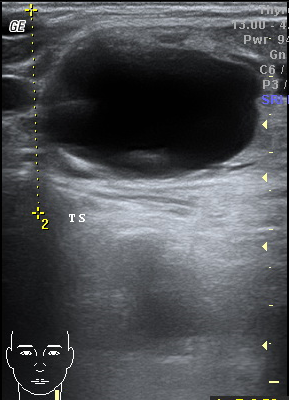
%> input picture Task2_ImageEnhance/img_3.png, 289 x 400 px
$ octave A2_main.m   (GNU Octave 9; MATLAB toolbox functions it lacks are replaced by stand-ins)
%> lines starting %> are read from the running program, lines starting %| are printed output that depends on the picture; in (x1, y1, x2, y2) boxes, pixels count from 0 and x2, y2 are one past the last pixel; in counts of white or black regions, pixels touching at a corner belong together; the program's own positions count from 1
### Task2_ImageEnhance/MatlabFile/imageRestoration.m
% Image Enhancement
% By: Susaf N.A
% Computer Vision Class
% February 2020 MTI UGM

function [out_img] = imageRestoration(in_img,mask,fsize,type,n)
%imageRestoration function: generating restored image using median filter
%  -Usage-
%	[out_img]: imageRestoration(in_img,mask,fsize,type,n)
%
%  -Inputs-
%	 in_img: original masked image (double RGB channel)
%    mask: masked area/region of interest (binary)
%    fsize: size of median filter (odd)
%    n: number of filter loop (int>0)
%  -Outputs-
%    out_Wiener:
%Author: Susaf Noor Azhar, University of Gadjah Mada

% error check
if n<1
    n = 1;
end
if ~mod(fsize,2)
    fsize = fsize+1;
end

% separating RGB channel
RC = in_img(:, :, 1);
GC = in_img(:, :, 2);
BC = in_img(:, :, 3);

% creating median filter
mid = (fsize+1)/2;
mf = ones(fsize,fsize);

if type == 0
    mf(mid,mid) = 0; %zero at center value
    mf = mf/(fsize*fsize-1);
else
    mf(mid,mid) = type; %any value
    mf = mf/(fsize*fsize-1+type); %one at center value
end

% filtering loop
for i=1:n
    % filtering image at Region of Interest (ROI) using roifit
    RC = roifilt2(mf, RC, mask);
    GC = roifilt2(mf, GC, mask);
    BC = roifilt2(mf, BC, mask);
end

% output
out_img = cat(3, RC, GC, BC);

end

### Task2_ImageEnhance/MatlabFile/A2_main.m
% Image Enhancement
% By: Susaf N.A
% Computer Vision Class
% February 2020 MTI UGM

%% Inizialization and data acquisition
clc; %clearing command window
clear all; close all;  %clear all variable and close all window
fontSize = 30; %label font size

% load image name with the extention type
%filename = 'img_1.png';
%filename = 'img_2.png';
filename = 'img_3.png';

% Read in indexed image.
[imgOri, storedColorMap] = imread(filename);
%> imgOri is the input picture: size 400x289x3 uint8; mean R, G, B 75.6, 77.6, 81.2
%> storedColorMap = []
[rows, columns, numberOfColorChannels] = size(imgOri);
%> rows = 400; columns = 289; numberOfColorChannels = 3

% Checking if RGB indexed or not
if numberOfColorChannels <3
    % Convert to RGB image by appying the colormap
    iRGB_Ori = ind2rgb(imgOri, storedColorMap);
else
    % Use original if already indexed
    iRGB_Ori = imgOri;
end

%% Data preprocessing

% separating by channel
% Extract the individual red, green, and blue color channels.
% int type
iRC_Ori = iRGB_Ori(:, :, 1); %integer Red Channel - Original value
iGC_Ori = iRGB_Ori(:, :, 2); %integer Green Channel - Original value
iBC_Ori = iRGB_Ori(:, :, 3); %integer Blue Channel - Original value

% double type
dRGB_Ori = im2double(iRGB_Ori);
dRC_Ori = dRGB_Ori(:,:,1); %double Red Channel - Original value
dGC_Ori = dRGB_Ori(:,:,2); %double Green Channel - Original value
dBC_Ori = dRGB_Ori(:,:,3); %double Blue Channel - Original value

%% Image Filtering
vf = [-1 2 -1; -1 2 -1; -1 2 -1]; %vertical filter
hf = [-1 -1 -1; 2 2 2; -1 -1 -1]; %horizontal filter

% vertical lines detection
dRC_vline = filter2(vf, dRC_Ori); %double Red Channel - vertical line
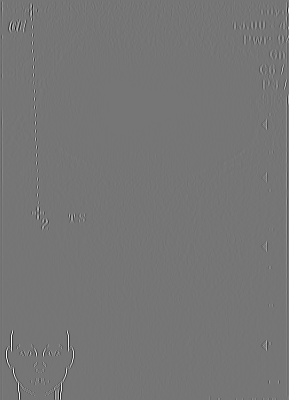
%> dRC_vline: size 400x289 double; min -4.93, max 5.72, mean 0.000325; drawn with min black and max white
dGC_vline = filter2(vf, dGC_Ori);
dBC_vline = filter2(vf, dBC_Ori);
% horizontal lines detection
dRC_hline = filter2(hf, dRC_Ori); %double Red Channel - horizontal line
dGC_hline = filter2(hf, dGC_Ori);
dBC_hline = filter2(hf, dBC_Ori);

%% Creating Mask
% color treshold mask by calculate the value difference between channel
iRGC_diff = abs(int16(iRGB_Ori(:,:,1)) - int16(iRGB_Ori(:,:,2))); %integer Red-Green Channel - difference value
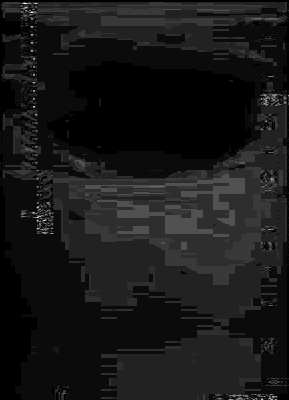
%> iRGC_diff: size 400x289 int16; min 0, max 22, mean 2.1; drawn with min black and max white
iRBC_diff = abs(int16(iRGB_Ori(:,:,1)) - int16(iRGB_Ori(:,:,3))); %integer Red-Blue Channel - difference value
iGBC_diff = abs(int16(iRGB_Ori(:,:,2)) - int16(iRGB_Ori(:,:,3))); %integer Green-Blue Channel - difference value
% detecting coloured (>30) and grayish pixel (<30)
mask_color = (iRGC_diff>20) | (iRBC_diff>30) | (iGBC_diff>20);
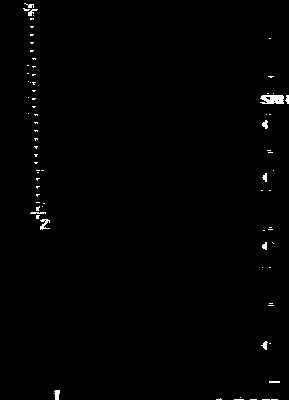
%> mask_color: size 400x289 logical; 0.73% white; 76 white regions (64 under 20 px), largest, box (x1, y1, x2, y2) and area: (260, 95, 284, 104) 181, (40, 219, 50, 230) 57, (54, 390, 60, 400) 46
% detecting bright pixel (>200)
mask_bright = iRC_Ori>=200 & iGC_Ori>=200 & iBC_Ori>= 200;
%> mask_bright: size 400x289 logical; 0.76% white in thin lines or dots
% merge two mask
mask_color = mask_color | mask_bright;
%> mask_color: size 400x289 logical; 1.5% white in thin lines or dots

% line treshold mask
mask_line = (dRC_vline>0.4) | (dGC_vline>0.4) | (dBC_vline>0.4);
%> mask_line: size 400x289 logical; 1.6% white in thin lines or dots
mask_hline = (dRC_hline>0.5) | (dGC_hline>0.5) | (dBC_hline>0.5);
%> mask_hline: size 400x289 logical; 2% white in thin lines or dots
mask_line = mask_line | mask_hline;
%> mask_line: size 400x289 logical; 3.3% white in thin lines or dots
mask_all = mask_line | mask_color; %merge all mask
%> mask_all: size 400x289 logical; 3.8% white in thin lines or dots

% increase masked area
m = [1 1 1; 1 1 1; 1 1 1]/9; %median value
nmask = filter2(m, mask_all);
mask_all = nmask>0.2;
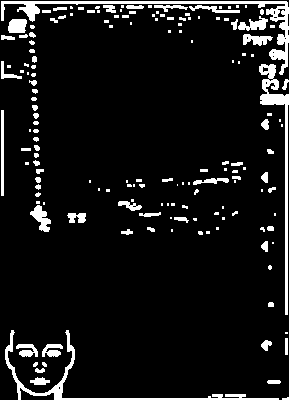
%> mask_all: size 400x289 logical; 8.4% white; 161 white regions (88 under 20 px), largest, box (x1, y1, x2, y2) and area: (1, 1, 289, 75) 1824, (5, 330, 279, 400) 1300, (259, 64, 289, 315) 1260

%% Image Masking
imgRC_masked = dRC_Ori.*mask_all;
imgGC_masked = dGC_Ori.*mask_all;
imgBC_masked = dBC_Ori.*mask_all;
imgMasked = cat(3, imgRC_masked, imgGC_masked, imgBC_masked); %masked image

invfmask = ones(size(mask_all)) - mask_all; %inverse masked area
imgRC_masked_inv = dRC_Ori.*invfmask;
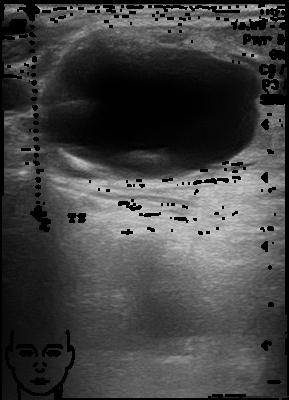
%> imgRC_masked_inv: size 400x289 double; min 0, max 0.804, mean 0.26
imgGC_masked_inv = dGC_Ori.*invfmask;
imgBC_masked_inv = dBC_Ori.*invfmask;
imgMasked_inv = cat(3, imgRC_masked_inv, imgGC_masked_inv, imgBC_masked_inv); %inverse of masked area

%% Show Masked Image
subplot(131);imshow(imgOri);
title('Original Image');
subplot(132);imshow(imgMasked);
title('Detected Artifacts');
subplot(133);imshow(imgMasked_inv);
title('Image without Artifacts');

%% Image Restoration

j = 1;

% [32 lines of commented-out code are left out]
figure('name',['Filtered image using dynamic dimensional filter']);
j = 10;
k = j+1;
for i = 1:j
    fsize = (k-i)*2+1;

    if i == 1
        imgOut = imageRestoration(imgMasked_inv,mask_all,fsize,0,1);
    else
        imgOut = imageRestoration(imgOut,mask_all,fsize,1,1);
    end

    if i == 1
        subplot(131);imshow(imgOut);
        title(['Filtered image ', num2str(i) ,' times']);
    elseif i==floor(j/2)
        subplot(132);imshow(imgOut);
        title(['Filtered image ', num2str(i) ,' times']);
    elseif i==j
        subplot(133);imshow(imgOut);
        title(['Filtered image ', num2str(i) ,' times']);
    end
end
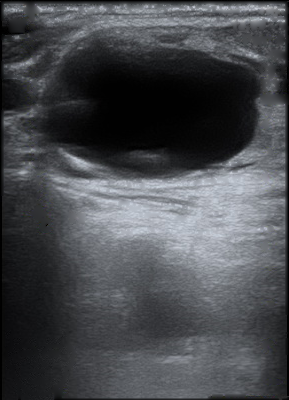
%> imgOut: size 400x289x3 double; mean R, G, B 0.283, 0.291, 0.306
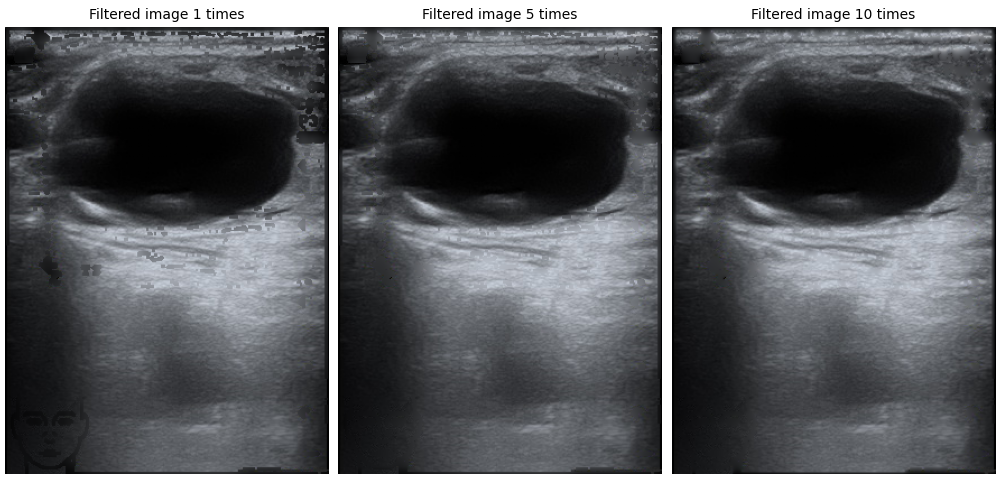
%> figure redrawn from the program's plot data, 3 panels

$ run again, with Task2_ImageEnhance/img_1.png copied over Task2_ImageEnhance/img_3.png
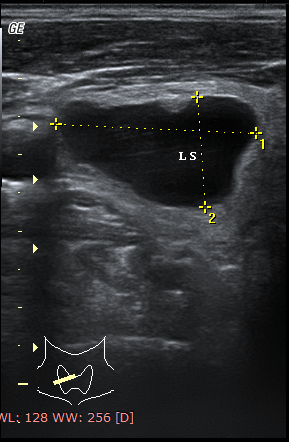
%> input picture Task2_ImageEnhance/img_1.png, 289 x 442 px
%> imgOri is the input picture: size 442x289x3 uint8; mean R, G, B 44.6, 45.7, 47.1
%> storedColorMap = []
%> `mask_color = (iRGC_diff>20) | (iRBC_diff>30) | (iGBC_diff>20);`:
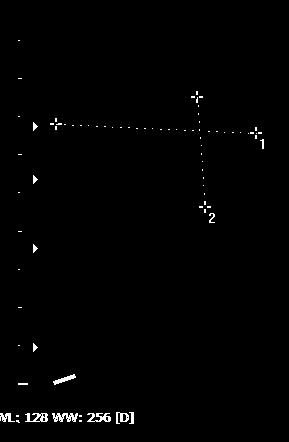
%> mask_color: size 442x289 logical; 0.86% white in thin lines or dots, all inside (x1, y1, x2, y2) = (0, 40, 264, 424)
%> mask_bright: size 442x289 logical; 0.45% white in thin lines or dots, all inside (x1, y1, x2, y2) = (0, 22, 276, 405)
%> mask_hline: size 442x289 logical; 2.3% white in thin lines or dots
%> invfmask: size 442x289 double; values 0 (black) and 1 (white), 91.8% white; 219 black regions (136 under 20 px), largest, box (x1, y1, x2, y2) and area: (0, 3, 151, 156) 965, (51, 363, 94, 396) 556, (36, 335, 115, 371) 481
%> after the loop `for i = 1:j`:
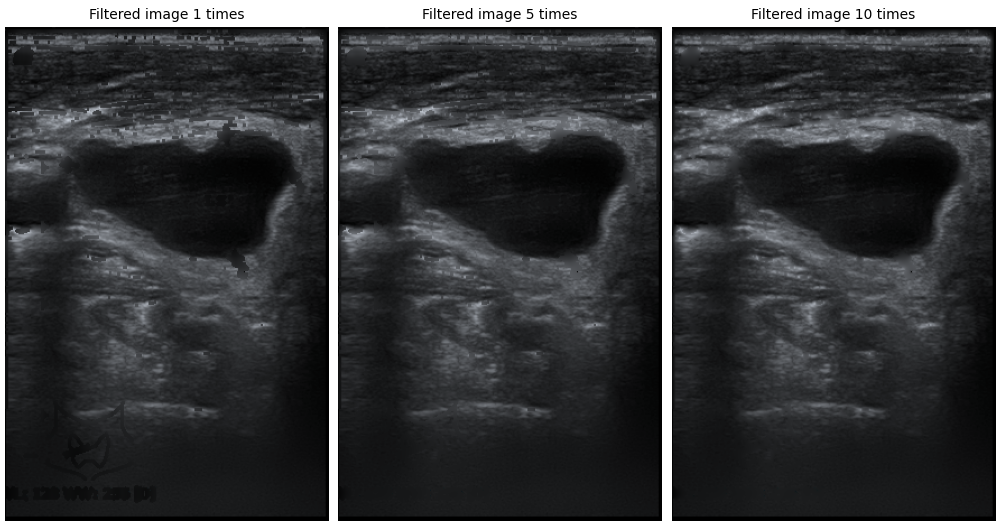
%> figure redrawn from the program's plot data, 3 panels

$ run again, with Task2_ImageEnhance/img_2.png copied over Task2_ImageEnhance/img_3.png
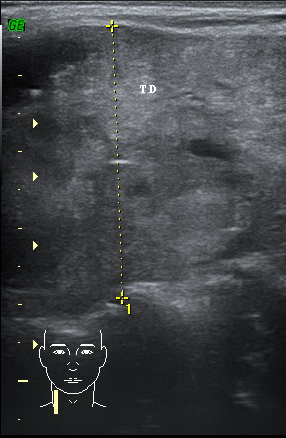
%> input picture Task2_ImageEnhance/img_2.png, 286 x 438 px
%> imgOri is the input picture: size 438x286x3 uint8; mean R, G, B 65.7, 67.7, 70.5
%> storedColorMap = []
%> `mask_color = (iRGC_diff>20) | (iRBC_diff>30) | (iGBC_diff>20);`:
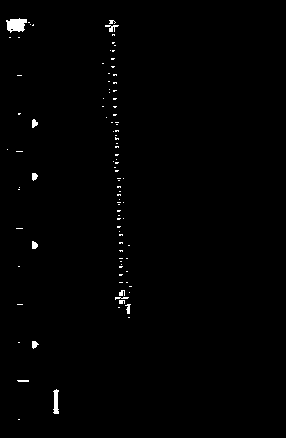
%> mask_color: size 438x286 logical; 0.78% white; 98 white regions (86 under 20 px), largest, box (x1, y1, x2, y2) and area: (6, 18, 27, 33) 220, (53, 389, 59, 414) 106, (105, 25, 119, 32) 47
%> mask_bright: size 438x286 logical; 0.48% white in thin lines or dots
%> mask_hline: size 438x286 logical; 1.5% white in thin lines or dots
%> invfmask: size 438x286 double; values 0 (black) and 1 (white), 94.1% white; 148 black regions (91 under 20 px), largest, box (x1, y1, x2, y2) and area: (0, 0, 286, 297) 1993, (31, 329, 108, 415) 1053, (4, 16, 35, 33) 364
%> after the loop `for i = 1:j`:
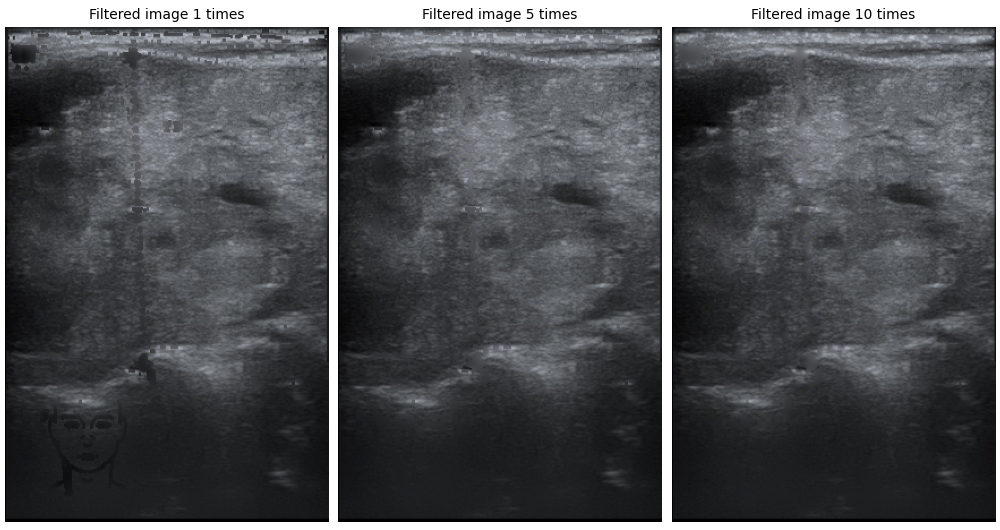
%> figure redrawn from the program's plot data, 3 panels
